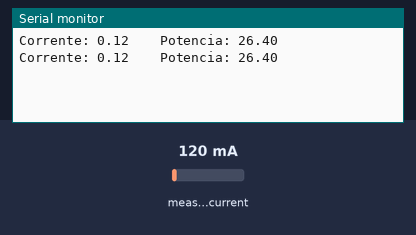
Recording of a sketch running on a simulated ESP8266 (NodeMCU). Shown: the last lines printed to the serial monitor. The inputs (shaded band) are chosen by the test bench; at power-on: measured current 120 mA.

Above: at 2.1 s.
2.2 s: measured current set to 40 mA
At 3.0 s:
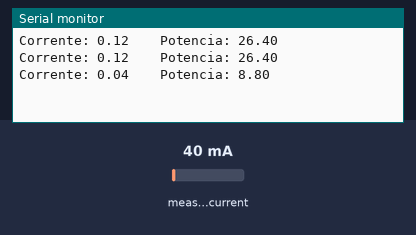
3.8 s: measured current set to 500 mA
At 3.8 s:
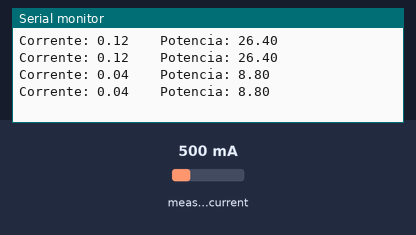
Timing chart, 0 to 6.8 s (numbered marks = the images above; inputs shaded):
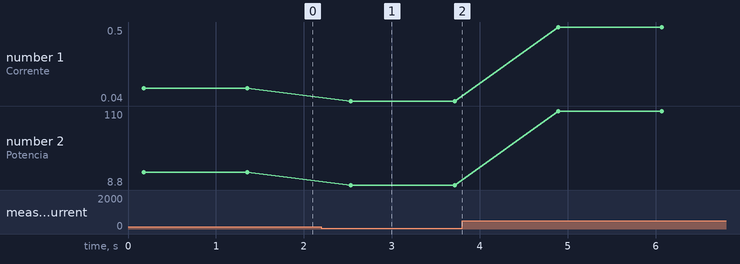

Measured:
- after the input at 2.2 s, the serial monitor: prints a new line after 0.34 s (image 1)
- plotted number 1: 0.12 → 0.04 after the input at 2.2 s, 0.04 → 0.5 after the input at 3.8 s
- plotted number 2: 26.4 → 8.8 after the input at 2.2 s, 8.8 → 110 after the input at 3.8 s

The sketch:

sensor_de_corrente.ino
```cpp
// --- Bibliotecas ---
#include "EmonLib.h"            //Biblioteca para o sensor de corrente
#include "DHT.h"                //biblioteca do sensor de umidade e temperatura
#include <ESP8266WiFi.h> //lib para conectar o wifi do ESP201
#include <ESP8266WiFiMulti.h>//lib para as funções addAP e  run
#include <SPI.h>  //protocolo síncrono de dados serial

// =============================================================================================================
// --- Mapeamento de Hardware ---
#define     pin_sct     A0     //sensor de corrente

// --- Constantes do Projeto ---
#define     rede       220     //tensão da rede local 220V
#define      n          50     //número de pontos da média móvel

// =============================================================================================================
// --- Declaração de Objetos ---
EnergyMonitor emon1;            //cria objeto para sensor de corrente
// =============================================================================================================

void setup(){
  pinMode(pin_sct, INPUT);             //entrada para sensor de corrente
  //Pino, calibracao - Cur Const= Ratio/BurdenR. 2000/33 = 60
  emon1.current(pin_sct, 60);

  Serial.begin(9600);
}

void loop() {
  double Irms = emon1.calcIrms(1480);   //Calcula a corrente
  Serial.print("Corrente: " + String(Irms));
  Serial.print("    Potencia: " + String(Irms*220));
  Serial.println();
    delay(1000);
  }
```
